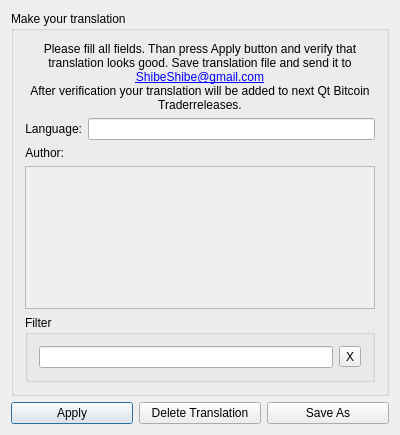
<?xml version="1.0" encoding="UTF-8"?>
<ui version="4.0">
 <class>TranslationDialog</class>
 <widget class="QDialog" name="TranslationDialog">
  <property name="geometry">
   <rect>
    <x>0</x>
    <y>0</y>
    <width>400</width>
    <height>435</height>
   </rect>
  </property>
  <property name="windowTitle">
   <string>Qt Bitcoin Trader</string>
  </property>
  <layout class="QGridLayout" name="gridLayout_2">
   <item row="0" column="0" colspan="3">
    <widget class="QGroupBox" name="makeYourTranslationButton">
     <property name="accessibleName">
      <string>MAKE_YOUR_TRANSLATION</string>
     </property>
     <property name="title">
      <string>Make your translation</string>
     </property>
     <layout class="QGridLayout" name="gridLayout">
      <item row="1" column="1" colspan="2">
       <widget class="QLineEdit" name="languageName"/>
      </item>
      <item row="3" column="0" colspan="3">
       <widget class="QScrollArea" name="scrollArea">
        <property name="widgetResizable">
         <bool>true</bool>
        </property>
        <widget class="QWidget" name="scrollAreaWidgetContents">
         <property name="geometry">
          <rect>
           <x>0</x>
           <y>0</y>
           <width>360</width>
           <height>191</height>
          </rect>
         </property>
        </widget>
       </widget>
      </item>
      <item row="2" column="0">
       <widget class="QLabel" name="label_2">
        <property name="sizePolicy">
         <sizepolicy hsizetype="Maximum" vsizetype="Preferred">
          <horstretch>0</horstretch>
          <verstretch>0</verstretch>
         </sizepolicy>
        </property>
        <property name="accessibleName">
         <string>TR00116</string>
        </property>
        <property name="text">
         <string>Author:</string>
        </property>
        <property name="alignment">
         <set>Qt::AlignRight|Qt::AlignTrailing|Qt::AlignVCenter</set>
        </property>
       </widget>
      </item>
      <item row="1" column="0">
       <widget class="QLabel" name="label">
        <property name="sizePolicy">
         <sizepolicy hsizetype="Maximum" vsizetype="Preferred">
          <horstretch>0</horstretch>
          <verstretch>0</verstretch>
         </sizepolicy>
        </property>
        <property name="whatsThis">
         <string/>
        </property>
        <property name="accessibleName">
         <string>TR00047</string>
        </property>
        <property name="text">
         <string>Language:</string>
        </property>
        <property name="alignment">
         <set>Qt::AlignRight|Qt::AlignTrailing|Qt::AlignVCenter</set>
        </property>
       </widget>
      </item>
      <item row="0" column="0" colspan="3">
       <widget class="QLabel" name="labelHowTo">
        <property name="accessibleName">
         <string>HOW_TO_TRANSLATE</string>
        </property>
        <property name="text">
         <string>Please fill all fields. Than press Apply button and verify that translation looks good. Save translation file and send it to &lt;a href=&quot;mailto:ShibeShibe@gmail.com&quot;&gt;ShibeShibe@gmail.com&lt;/a&gt;&lt;br&gt;
After verification your translation will be added to next Qt Bitcoin Traderreleases.</string>
        </property>
        <property name="alignment">
         <set>Qt::AlignCenter</set>
        </property>
        <property name="wordWrap">
         <bool>true</bool>
        </property>
        <property name="openExternalLinks">
         <bool>true</bool>
        </property>
       </widget>
      </item>
      <item row="4" column="0" colspan="3">
       <widget class="QGroupBox" name="searchGroupBox">
        <property name="accessibleName">
         <string>LANG_FILTER</string>
        </property>
        <property name="title">
         <string>Filter</string>
        </property>
        <layout class="QGridLayout" name="gridLayout_3">
         <item row="0" column="0">
          <widget class="QLineEdit" name="searchLineEdit"/>
         </item>
         <item row="0" column="1">
          <widget class="QToolButton" name="buttonClearSearch">
           <property name="text">
            <string>X</string>
           </property>
          </widget>
         </item>
        </layout>
       </widget>
      </item>
      <item row="2" column="1" colspan="2">
       <layout class="QGridLayout" name="authorLayout"/>
      </item>
     </layout>
    </widget>
   </item>
   <item row="1" column="0">
    <widget class="QPushButton" name="buttonApply">
     <property name="accessibleName">
      <string>TR00039</string>
     </property>
     <property name="text">
      <string>Apply</string>
     </property>
    </widget>
   </item>
   <item row="1" column="2">
    <widget class="QPushButton" name="buttonSaveAs">
     <property name="whatsThis">
      <string/>
     </property>
     <property name="accessibleName">
      <string>SAVE_AS</string>
     </property>
     <property name="text">
      <string>Save As</string>
     </property>
    </widget>
   </item>
   <item row="1" column="1">
    <widget class="QPushButton" name="deleteTranslationButton">
     <property name="accessibleName">
      <string>DELETE_TRANSLATION</string>
     </property>
     <property name="text">
      <string>Delete Translation</string>
     </property>
    </widget>
   </item>
  </layout>
 </widget>
 <layoutdefault spacing="6" margin="11"/>
 <tabstops>
  <tabstop>languageName</tabstop>
  <tabstop>scrollArea</tabstop>
  <tabstop>searchLineEdit</tabstop>
  <tabstop>buttonClearSearch</tabstop>
  <tabstop>buttonApply</tabstop>
  <tabstop>buttonSaveAs</tabstop>
 </tabstops>
 <resources/>
 <connections>
  <connection>
   <sender>buttonApply</sender>
   <signal>clicked()</signal>
   <receiver>TranslationDialog</receiver>
   <slot>applyButton()</slot>
   <hints>
    <hint type="sourcelabel">
     <x>131</x>
     <y>425</y>
    </hint>
    <hint type="destinationlabel">
     <x>152</x>
     <y>470</y>
    </hint>
   </hints>
  </connection>
  <connection>
   <sender>buttonSaveAs</sender>
   <signal>clicked()</signal>
   <receiver>TranslationDialog</receiver>
   <slot>saveAsButton()</slot>
   <hints>
    <hint type="sourcelabel">
     <x>300</x>
     <y>418</y>
    </hint>
    <hint type="destinationlabel">
     <x>329</x>
     <y>505</y>
    </hint>
   </hints>
  </connection>
  <connection>
   <sender>buttonClearSearch</sender>
   <signal>clicked()</signal>
   <receiver>searchLineEdit</receiver>
   <slot>clear()</slot>
   <hints>
    <hint type="sourcelabel">
     <x>362</x>
     <y>364</y>
    </hint>
    <hint type="destinationlabel">
     <x>329</x>
     <y>368</y>
    </hint>
   </hints>
  </connection>
  <connection>
   <sender>searchLineEdit</sender>
   <signal>textChanged(QString)</signal>
   <receiver>TranslationDialog</receiver>
   <slot>searchLang(QString)</slot>
   <hints>
    <hint type="sourcelabel">
     <x>258</x>
     <y>363</y>
    </hint>
    <hint type="destinationlabel">
     <x>518</x>
     <y>371</y>
    </hint>
   </hints>
  </connection>
  <connection>
   <sender>deleteTranslationButton</sender>
   <signal>clicked()</signal>
   <receiver>TranslationDialog</receiver>
   <slot>deleteTranslationButton()</slot>
   <hints>
    <hint type="sourcelabel">
     <x>178</x>
     <y>423</y>
    </hint>
    <hint type="destinationlabel">
     <x>182</x>
     <y>479</y>
    </hint>
   </hints>
  </connection>
 </connections>
 <slots>
  <slot>whatIsLocale()</slot>
  <slot>applyButton()</slot>
  <slot>saveAsButton()</slot>
  <slot>searchLang(QString)</slot>
  <slot>deleteTranslationButton()</slot>
 </slots>
</ui>
